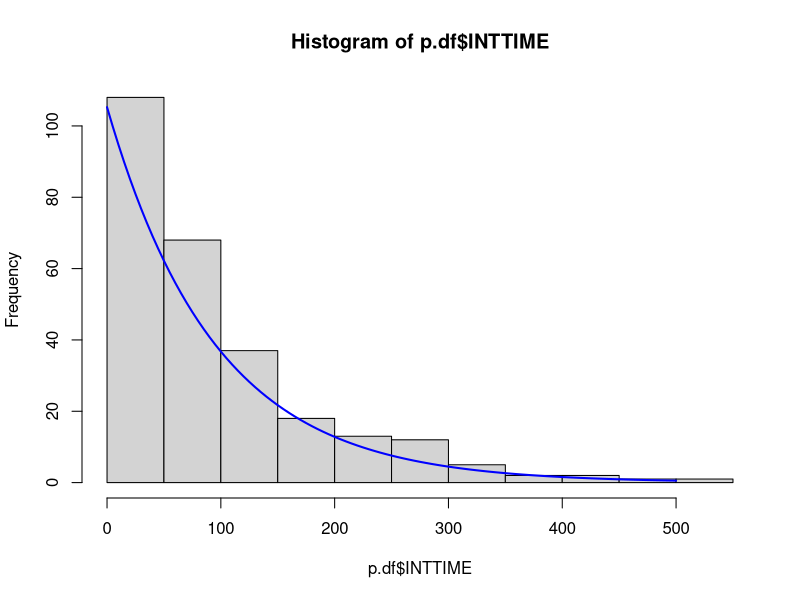

Write R code to recreate this figure.
## ---- chunk 1
knitr::opts_chunk$set(echo = TRUE)
## ---- chunk 2
p.df = read.csv("PHISHING.csv")

hist(p.df$INTTIME)
myexp = function(x, a, b) {
  (a / b) * '^'(2.71828183,-(a * x / b))
}
curve(
  myexp(x, 1, 95)*10000, #Just for sizing to actual times. Could have went other way
  xlim = c(0, 500),
  ylim = c(0, 100),
  col = "Blue",
  lwd = 2,
  ylab = "Exponential Density",
  main = "Alpha = 1, Beta = 95",
  add=TRUE
)

